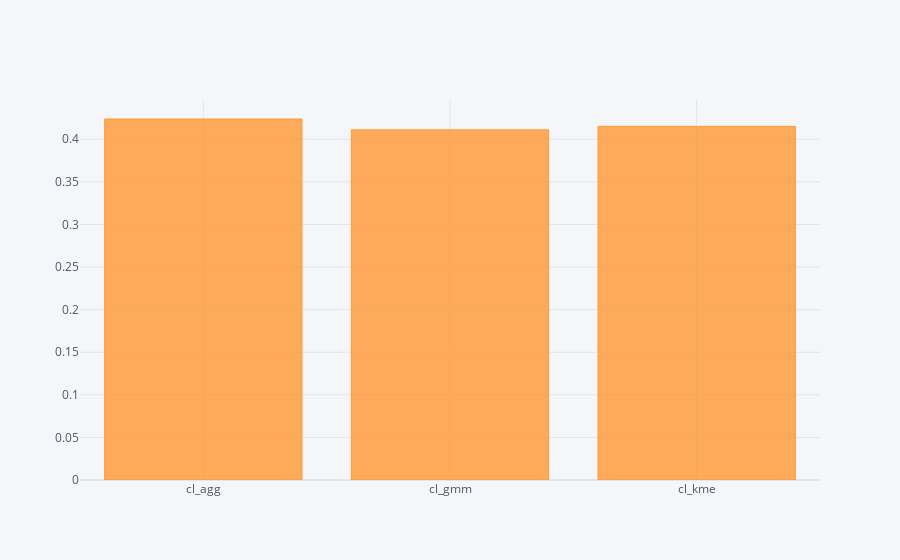

The notebook cell this image was saved under:
### Markdown cell above
### Selección final

### Code cell
"""Seleccionamos el modelo que tenga mejor silueta global"""
varcl = sorted(x.filter(like='cl_'))
for v in varcl:
    Xp[v] = Xp[v].astype(str)
    Xm[v] = Xm[v].astype(str)
    Xt[v] = Xt[v].astype(str)
    x[v] = x[v].astype(str)
    
pd.DataFrame(map(lambda cl:(cl,silhouette_score(Xs,x[cl])),varcl),columns=['cluster','sil']).iplot(kind='bar',categories='cluster')

### Figure 1 — Plotly figure (JSON) as saved in the notebook; plotly's stock layout.template omitted (floating-point values rounded to 4 significant figures)
{"data": [{"marker": {"color": "rgba(255, 153, 51, 0.8)", "line": {"color": "rgba(255, 153, 51, 1.0)", "width": 1}}, "name": "sil", "orientation": "v", "text": "", "type": "bar", "x": ["cl_agg", "cl_gmm", "cl_kme"], "y": [0.4238, 0.411, 0.4151]}], "layout": {"legend": {"bgcolor": "#F5F6F9", "font": {"color": "#4D5663"}}, "paper_bgcolor": "#F5F6F9", "plot_bgcolor": "#F5F6F9", "title": {"font": {"color": "#4D5663"}}, "xaxis": {"gridcolor": "#E1E5ED", "showgrid": true, "tickfont": {"color": "#4D5663"}, "title": {"font": {"color": "#4D5663"}, "text": ""}, "zerolinecolor": "#E1E5ED"}, "yaxis": {"gridcolor": "#E1E5ED", "showgrid": true, "tickfont": {"color": "#4D5663"}, "title": {"font": {"color": "#4D5663"}, "text": ""}, "zerolinecolor": "#E1E5ED"}}}
